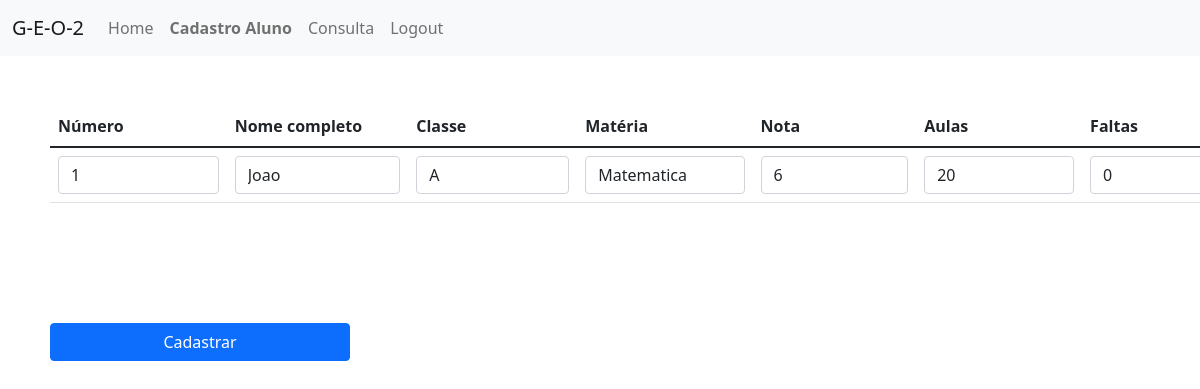
The app's page /update/1 (signed in) with its own data.
### app/models/tables.py (models this page shows, shortened)
class Alunos(db.Model):
    __tablename__ = "alunos"
    id = db.Column(db.Integer, primary_key = True)
    numero = db.Column(db.Integer)
    nome = db.Column(db.String, unique=True)
    classe = db.Column(db.String)
    professor_id = db.Column(db.Integer, db.ForeignKey('professores.id'))
    professor = db.relationship('User', foreign_keys=professor_id)
    materia = db.Column(db.String)
    nota = db.Column(db.String)
    qtd_aulas = db.Column(db.String)
    qtd_faltas = db.Column(db.String)

### app/controllers/default.py (the view, shortened to what this page needs)
@app.route('/update/<info>')
@app.route('/update/<int:aluno_id>', defaults={'info':None}, methods=["GET", "POST"])
def update(aluno_id, info):
    if current_user.is_anonymous == True:
        return render_template('index.html')
    else:
        form = FormCadastroAluno()
        aluno_e = Alunos.query.filter_by(id=aluno_id).first()
        form.numero.data = aluno_e.numero
        form.nome.data = aluno_e.nome
        form.classe.data = aluno_e.classe
        form.materia.data = aluno_e.materia
        form.nota.data = aluno_e.nota
        form.aulas.data = aluno_e.qtd_aulas
        form.faltas.data = aluno_e.qtd_faltas
        return render_template('cadastro_aluno.html', form = form)

### app/models/forms.py
class FormCadastroAluno(FlaskForm):
    numero = StringField('numero', validators=[DataRequired()])
    nome = StringField('nome', validators=[DataRequired()])
    classe = StringField('classe', validators=[DataRequired()])
    materia = StringField('materia', validators=[DataRequired()])
    nota = StringField('nota', validators=[DataRequired()])
    aulas = StringField('aulas', validators=[DataRequired()])
    faltas = StringField('faltas', validators=[DataRequired()])

### app/controllers/default.py (called while the page is built)
@login_manager.user_loader
def load_user(id):
    return User.query.filter_by(id=id).first()

### app/models/tables.py (called while the page is built)
    @property
    def is_anonymous(self):
        return False

### app/templates/cadastro_aluno.html (shortened to what this page needs)
<!doctype html>
<html>
  <head>
    <link href="https://cdn.jsdelivr.net/npm/bootstrap@5.1.2/dist/css/bootstrap.min.css" rel="stylesheet">
  </head>
<nav class="navbar navbar-expand-lg navbar-light bg-light">
    <div class="container-fluid">
      <a class="navbar-brand">G-E-O-2</a>
      <div class="collapse navbar-collapse" id="navbarSupportedContent">
        <ul class="navbar-nav me-auto mb-2 mb-lg-0">
          <li class="nav-item">
            <a class="nav-link" href="{{url_for('sistema')}}">Home</a>
          </li>
          <li class="nav-item">
            <a class="nav-link"><strong>Cadastro Aluno</strong></a>
          </li>
          <li class="nav-item">
            <a class="nav-link" href="{{url_for('consulta')}}">Consulta</a>
          </li>
          <li class="nav-item">
            <a class="nav-link" href="{{url_for('logout')}}">Logout</a>
          </li>
        </ul>
      </div>
    </div>
  </nav>
<body class="body">
    <form action="" method="POST">
        <div class="table-responsive w-auto">
        <table style="margin: 50px;max-width: 1200px;" class="table" >
            <thead>
                <tr>
                    <th scope="col">Número</th>
                    <th scope="col">Nome completo</th>
                    <th scope="col">Classe</th>
                    <th scope="col">Matéria</th>
                    <th scope="col">Nota</th>
                    <th scope="col">Aulas</th>
                    <th scope="col">Faltas</th>
                </tr>
            </thead>
            <tbody>
                <tr action="" method="POST">
                    <th scope="row">{{form.numero(class="form-control")}}</th>
                    <td>{{form.nome(class="form-control")}}</td>
                    <td>{{form.classe(class="form-control")}}</td>
                    <td>{{form.materia(class="form-control")}}</td>
                    <td>{{form.nota(class="form-control")}}</td>
                    <td>{{form.aulas(class="form-control")}}</td>
                    <td>{{form.faltas(class="form-control")}}</td>
                </tr>
            </tbody>
        </table>
      </div>
        <div style="margin: 50px;max-width: 1200px;">
            <button style="min-width: 300px; margin-top: 20px;" type="submit"
                class="btn btn-primary">Cadastrar</button>
        </div>
    </form>
    <link rel="stylesheet" type="text/css" href="{{url_for('static', filename='js/bootstrap.min.js')}}" media="screen">
</body>
</html>

### records on screen
Alunos: numero "1", nome "Joao", classe "A", materia "Matematica", nota "6"
